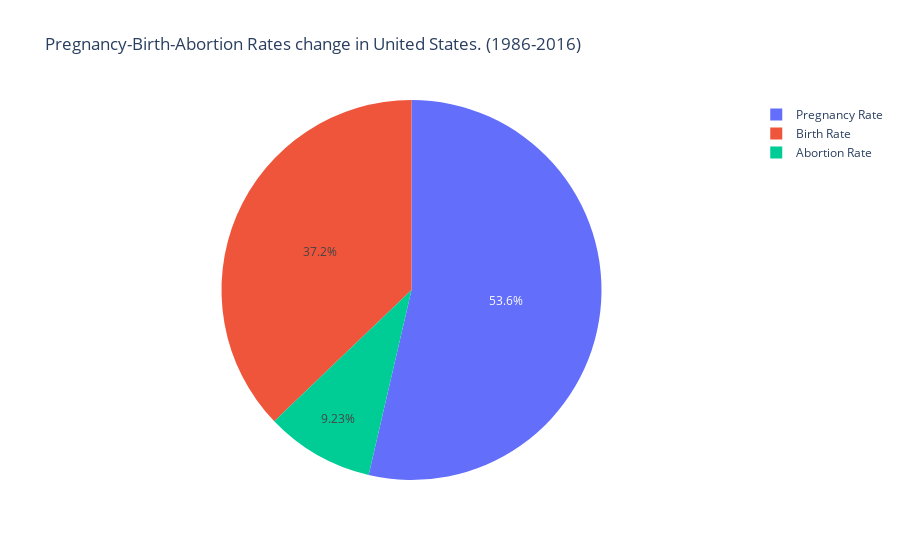

The code cell stored with this chart in its notebook:
### Markdown cell above
---

### Code cell
fig = px.pie(girls, values='Events per 1,000 women',
                    names='Metric', 
                    title='Pregnancy-Birth-Abortion Rates change in United States. (1986-2016)')
fig.show()

### Figure 1 — Plotly figure (JSON) as saved in the notebook; plotly's stock layout.template omitted (floating-point values rounded to 4 significant figures; data arrays with more than 128 entries replaced by an {"elided": "..."} marker saying what was removed)
{"data": [{"domain": {"x": [0, 1], "y": [0, 1]}, "hovertemplate": "Metric=%{label}<br>Events per 1,000 women=%{value}<extra></extra>", "labels": {"elided": "19803 str values"}, "legendgroup": "", "name": "", "showlegend": true, "type": "pie", "values": {"elided": "19803 float values"}}], "layout": {"legend": {"tracegroupgap": 0}, "title": {"text": "Pregnancy-Birth-Abortion Rates change in United States. (1986-2016)"}}}
